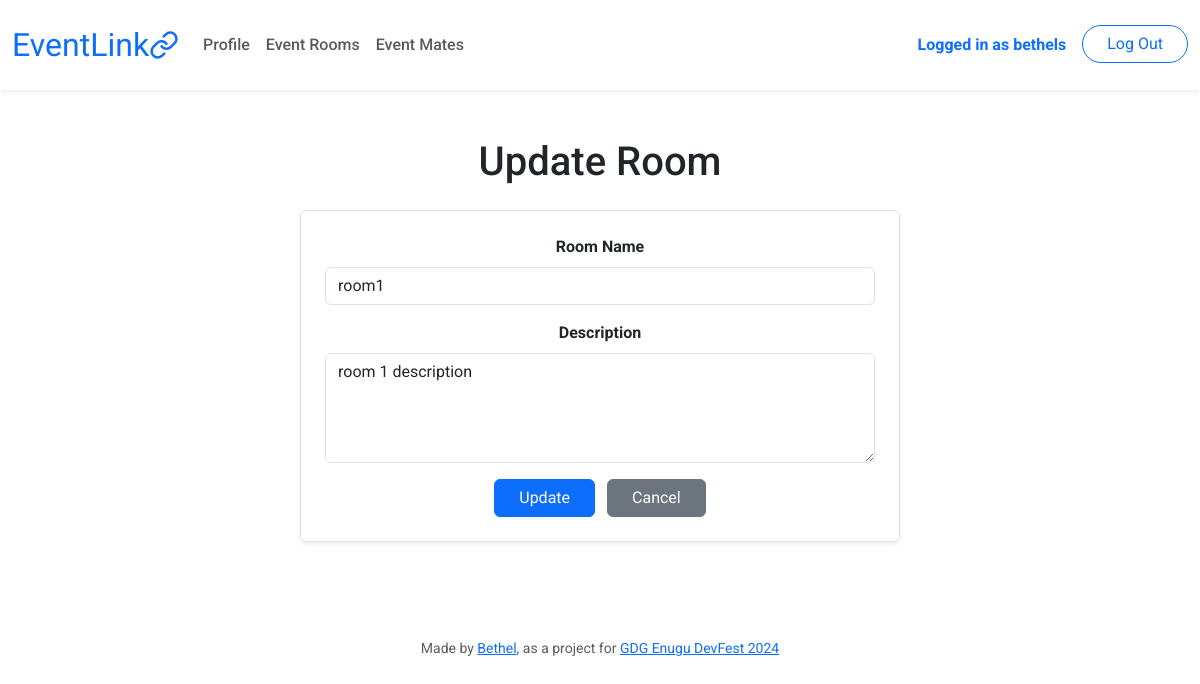
Screenshot of /rooms/update?room_id=2 (signed in) with the database file from the repository.
### tables this page shows
CREATE TABLE users (
    id INTEGER PRIMARY KEY AUTOINCREMENT NOT NULL,
    username TEXT NOT NULL UNIQUE,
    hash TEXT NOT NULL,
    role INTEGER NOT NULL DEFAULT 0 CHECK (role IN (0, 1)),
    profile_link TEXT NOT NULL,
    created_at DATETIME DEFAULT CURRENT_TIMESTAMP,
    updated_at DATETIME DEFAULT CURRENT_TIMESTAMP
);

CREATE TABLE rooms (
    id INTEGER PRIMARY KEY AUTOINCREMENT NOT NULL,
    name TEXT NOT NULL UNIQUE,
    description TEXT NOT NULL,
    key TEXT NOT NULL UNIQUE,
    status INTEGER NOT NULL DEFAULT 0 CHECK (status IN (0, 1)),
    creator_id INTEGER NOT NULL,
    created_at DATETIME DEFAULT CURRENT_TIMESTAMP,
    updated_at DATETIME DEFAULT CURRENT_TIMESTAMP,
    FOREIGN KEY (creator_id) REFERENCES users(id)
);

### app.py (the view, shortened to what this page needs)
@app.route("/rooms/update", methods=["GET", "POST"])
@login_required
def update_room():
    id = session["user_id"]
    info = db.execute("SELECT * FROM users WHERE id=?;", id)[0]
    if request.method == "GET":
        room_id = request.args.get("room_id")
        room = db.execute("SELECT * FROM rooms WHERE id=?;", room_id)[0]
        return render_template("edit_room.html", info=info, room=room)

### app.py (called while the page is built)
@app.after_request
def after_request(response):
    response.headers["Cache-Control"] = "no-cache, no-store, must-revalidate"
    response.headers["Expires"] = 0
    response.headers["Pragma"] = "no-cache"
    return response

### helpers.py (called while the page is built)
def login_required(f):
    @wraps(f)
    def decorated_function(*args, **kwargs):
        if session.get("user_id") is None:
            return redirect("/login")
        return f(*args, **kwargs)
    return decorated_function

### templates/edit_room.html (shortened to what this page needs)
{% extends "layout.html" %} {% block title %}Create Room{% endblock %} {% block
main %}
<div class="container">
  <h1 class="mb-4 text-center">
    {% if room %}Update{% else %}Create{% endif %} Room
  </h1>
  <form
    action="{% if room %}/rooms/update{% else %}/rooms/create{% endif %}"
    method="POST"
    class="p-4 border rounded shadow-sm mx-auto"
    style="max-width: 600px"
  >
    <div class="mb-3">
      <label for="name" class="form-label fw-bold">Room Name</label>
      <input
        type="text"
        class="form-control"
        id="name"
        name="name"
        value="{% if room %}{{ room.name }}{% endif %}"
        placeholder="Enter Room Name"
        required
      />
    </div>
    <div class="mb-3">
      <label for="bio" class="form-label fw-bold">Description</label>
      <textarea
        class="form-control"
        id="bio"
        name="description"
        rows="4"
        placeholder="Enter a brief description"
        required
      >
{% if room %}{{ room.description }}{% endif %}</textarea
      >
    </div>
    <div class="text-center">
      <button type="submit" class="btn btn-primary px-4">
        {% if room %}Update{% else %}Create{% endif %}
      </button>
      <a href="/profile" class="btn btn-secondary ms-2 px-4">Cancel</a>
    </div>
  </form>
</div>
{% endblock %}

### templates/layout.html (shortened to what this page needs)
<!DOCTYPE html>
<html lang="en">
  <head>
    <link
      href="https://cdn.jsdelivr.net/npm/bootstrap@5.3.2/dist/css/bootstrap.min.css"
      rel="stylesheet"
    />
    <link href="/static/styles.css" rel="stylesheet" />
  </head>
  <body>
    <nav class="navbar navbar-expand-md navbar-light bg-white shadow-sm py-3">
      <div class="container-fluid">
        <a class="navbar-brand d-flex align-items-center" href="/">
          <span class="text-primary">EventLink</span>
          <img
            src="/static/images/chain.svg"
            width="30"
            height="30"
            alt="logo"
          />
        </a>
        <div class="collapse navbar-collapse" id="navbar">
          {% if session["user_id"] %}
          <ul class="navbar-nav me-auto">
            <li class="nav-item">
              <a class="nav-link fw-medium" href="/profile">Profile</a>
            </li>
            <li class="nav-item">
              <a class="nav-link fw-medium" href="/rooms">Event Rooms</a>
            </li>
            <li class="nav-item">
              <a class="nav-link fw-medium" href="/mates">Event Mates</a>
            </li>
          </ul>
          <ul class="navbar-nav ms-auto">
            <li class="nav-item">
              <a class="nav-link text-primary fw-bold"
                >Logged in as {{ info.username }}</a
              >
            </li>
            <li class="nav-item">
              <a
                class="btn btn-outline-primary rounded-pill ms-2 px-4"
                href="/logout"
                >Log Out</a
              >
            </li>
          </ul>
          {% endif %}
        </div>
      </div>
    </nav>
    <main class="container py-5 px-3 text-center">
      {% block main %}{% endblock %}
    </main>
    <footer class="mt-5">
      <p class="mb-3 mx-3 small text-center text-muted">
        Made by
        <a
          class="footer-link"
          href="https://bethel1889.github.io/pandora/"
          target="_blank"
          >Bethel</a
        >, as a project for
        <a class="footer-link" href="https://devfestenugu.com/" target="_blank"
          >GDG Enugu DevFest 2024</a
        >
      </p>
    </footer>
  </body>
</html>

### static/styles.css (style rules this page uses)
nav .navbar-brand { font-size: xx-large; }
body { font-family: "Roboto", sans-serif; }

### rows the page displays
users: username "bethels"
rooms: name "room1", description "room 1 description"
